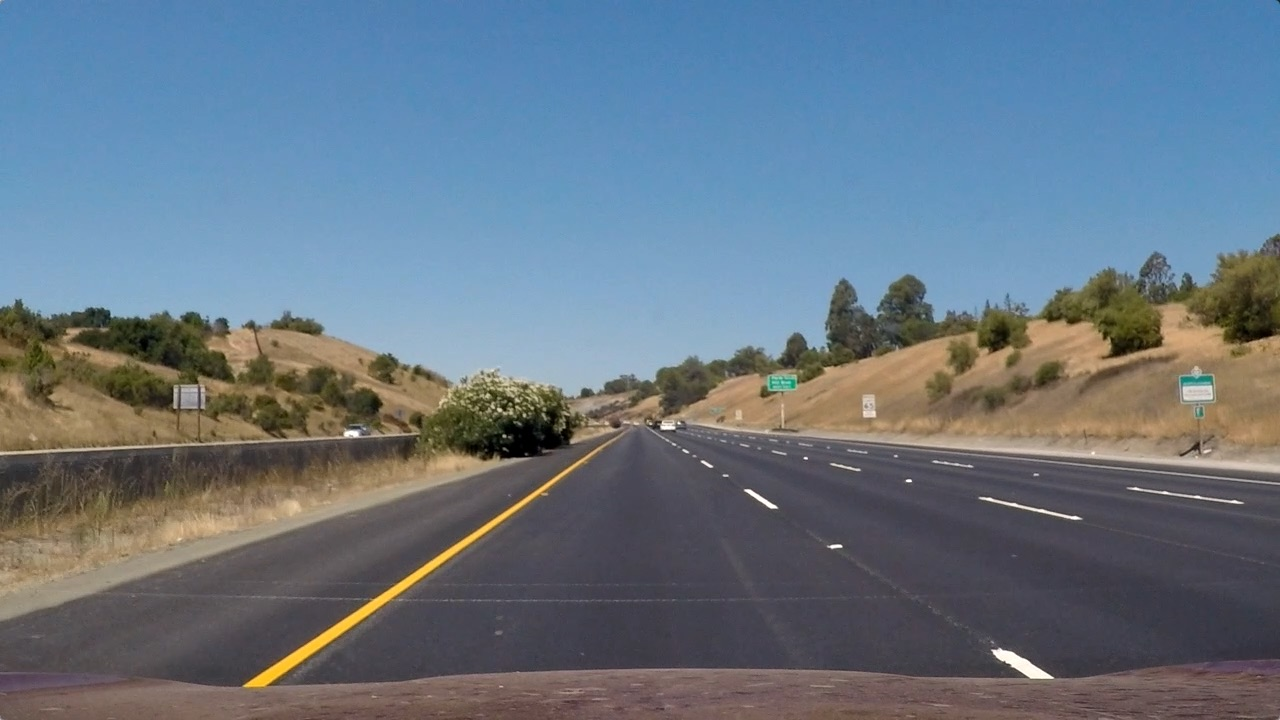
#> input picture Zadatak/test_images/straight_lines1.jpg, 1280 x 720 px
$ python measure_view_length.py   (older library calls are emulated)
#> lines starting #> are read from the running program, lines starting #| are printed output that depends on the picture; after the words box and inside, x2 and y2 are one past the last pixel; in counts of white or black regions, pixels touching at a corner belong together
### Zadatak/lane_finding/calibration.py
import glob
import os

import cv2
import numpy as np

COLS = 9
ROWS = 6

CALIB_SIZE = (1280, 720)

# [49 lines left out: functions find_corners, calibrate_camera, not called in this run]


def save_calibration(path, mtx, dist):
    np.savez(path, mtx=mtx, dist=dist)


def load_calibration(path):
    data = np.load(path)
    return data["mtx"], data["dist"]


def undistort(img, mtx, dist):
    if (img.shape[1], img.shape[0]) != CALIB_SIZE:
        return img
    return cv2.undistort(img, mtx, dist, None, mtx)


def calibration_images(folder):
    return sorted(glob.glob(os.path.join(folder, "calibration*.jpg")))

### Zadatak/lane_finding/perspective.py
import cv2
import numpy as np

PROFILES_SRC = {
    # test_images/straight_lines1.jpg and straight_lines2.jpg (1280x720, hood at y ~ 0.94h)
    "highway_1280": [(0.443, 0.650), (0.557, 0.650), (0.801, 0.940), (0.199, 0.940)],
    # test_images/solidWhiteRight.jpg and solidYellowLeft.jpg (960x540, no hood visible)
    "highway_960": [(0.428, 0.650), (0.572, 0.650), (0.816, 0.940), (0.184, 0.940)],
    # challenge02.mp4: same resolution but the camera is mounted lower (horizon at ~0.61h);
    # points taken from the straight part of the video (frames 300-480)
    "low_camera": [(0.472, 0.676), (0.568, 0.676), (0.772, 0.940), (0.268, 0.940)],
    # challenge03.mp4: mountain road with sharp curves - shorter look-ahead;
    # points taken from the straight part of the video (frame 559)
    "mountain": [(0.393, 0.700), (0.584, 0.700), (0.781, 0.940), (0.195, 0.940)],
}
DST_REL = [(0.35, 0.0), (0.65, 0.0), (0.65, 1.0), (0.35, 1.0)]

ROI_MARGIN = 0.15
ROI_SIDE_DROP = 0.10

# Lane width in the bird's-eye view, relative to the image width
LANE_WIDTH_REL = DST_REL[1][0] - DST_REL[0][0]

def default_profile(img_size):
    w, _ = img_size
    return "highway_960" if w == 960 else "highway_1280"


class Perspective:

    def __init__(self, img_size, profile=None):
        self.w, self.h = img_size
        self.profile = profile or default_profile(img_size)
        self.src = np.float32([[x * self.w, y * self.h] for x, y in PROFILES_SRC[self.profile]])
        self.dst = np.float32([[x * self.w, y * self.h] for x, y in DST_REL])
        self.M = cv2.getPerspectiveTransform(self.src, self.dst)
        self.Minv = cv2.getPerspectiveTransform(self.dst, self.src)
        self.roi_polygon = self._roi_polygon()
        self.roi = self.warp(self._roi_camera(), flags=cv2.INTER_NEAREST)

    def _roi_polygon(self):

        tl, tr, br, bl = self.src
        m = ROI_MARGIN * self.w
        side_y = tl[1] + ROI_SIDE_DROP * self.h
        return np.int32([[tl[0] - m, tl[1]], [tr[0] + m, tr[1]], [self.w - 1, side_y],
                         [self.w - 1, br[1]], [0, bl[1]], [0, side_y]])

    def _roi_camera(self):
        mask = np.zeros((self.h, self.w), np.uint8)
        cv2.fillPoly(mask, [self.roi_polygon], 255)
        return mask

    def warp(self, img, flags=cv2.INTER_LINEAR):
        return cv2.warpPerspective(img, self.M, (self.w, self.h), flags=flags)

    # [4 lines left out: function vehicle_x, not called in this run]

    def unwarp(self, img, flags=cv2.INTER_LINEAR):
        return cv2.warpPerspective(img, self.Minv, (self.w, self.h), flags=flags)


# [7 lines left out: function warper, not called in this run]

### Zadatak/lane_finding/thresholds.py
import cv2
import numpy as np

# Yellow in HSV (OpenCV: H 0-180, S and V 0-255)
YELLOW_LOW = np.array([15, 80, 100])
YELLOW_HIGH = np.array([35, 255, 255])

# Region of the road in front of the car (relative), used for the R histogram.
ROAD_Y = (0.65, 0.92)
ROAD_X = (0.25, 0.75)

R_PERCENTILE = 90       # "bright asphalt" level
R_ABOVE_ROAD = 25       # a marking is at least this much brighter than bright asphalt

R_MIN, R_MAX = 90, 245

TOPHAT_MIN = 20         # minimum local contrast of a marking (with the histogram threshold)
STRONG_TOPHAT = 40      # local contrast that is enough on its own (shadow, concrete)
WHITE_MAX_SAT = 60      # white markings are unsaturated (HSV S, 0-255)

# Yellow in Lab: b channel (128 = neutral grey, higher = more yellow).
YELLOW_B_MIN = 130
YELLOW_B_CONTRAST = 10


def yellow_mask(img):
    hsv = cv2.cvtColor(img, cv2.COLOR_BGR2HSV)
    return cv2.inRange(hsv, YELLOW_LOW, YELLOW_HIGH)


def yellow_lab_mask(img, kernel_width):
    """Yellow as a narrow stripe with higher Lab b than its surroundings."""
    b = cv2.cvtColor(img, cv2.COLOR_BGR2LAB)[:, :, 2]
    kernel = cv2.getStructuringElement(cv2.MORPH_RECT, (kernel_width, 1))
    contrast = cv2.morphologyEx(b, cv2.MORPH_TOPHAT, kernel)
    return cv2.bitwise_and(cv2.inRange(b, YELLOW_B_MIN, 255),
                           cv2.inRange(contrast, YELLOW_B_CONTRAST, 255))


def low_saturation_mask(img, max_sat=WHITE_MAX_SAT):
    hsv = cv2.cvtColor(img, cv2.COLOR_BGR2HSV)
    return cv2.inRange(hsv[:, :, 1], 0, max_sat)


def red_threshold(img, road_y=ROAD_Y, road_x=ROAD_X):

    h, w = img.shape[:2]
    r = img[:, :, 2]   # OpenCV stores images as BGR -> index 2 is R
    road = r[int(road_y[0] * h):int(road_y[1] * h), int(road_x[0] * w):int(road_x[1] * w)]
    return float(np.clip(np.percentile(road, R_PERCENTILE) + R_ABOVE_ROAD, R_MIN, R_MAX))


def red_mask(img, **road):
    _, mask = cv2.threshold(img[:, :, 2], red_threshold(img, **road), 255, cv2.THRESH_BINARY)
    return mask


def tophat_mask(img, kernel_width, min_contrast=TOPHAT_MIN):
    """Narrow bright structures (lane markings) on the R channel."""
    kernel = cv2.getStructuringElement(cv2.MORPH_RECT, (kernel_width, 1))
    tophat = cv2.morphologyEx(img[:, :, 2], cv2.MORPH_TOPHAT, kernel)
    _, mask = cv2.threshold(tophat, min_contrast, 255, cv2.THRESH_BINARY)
    return mask


# [5 lines left out: function sobel_x_mask, not called in this run]


def binary_image(img, kernel_width=None, **road):
    """Final binary image: yellow mask OR white mask (see lane_masks).

    kernel_width - width of the top-hat kernel in pixels; it must be wider than
    a lane marking. In the bird's-eye view all markings have about the same
    width, so the same kernel works for the whole image.
    """
    yellow, white = lane_masks(img, kernel_width, **road)
    return cv2.bitwise_or(yellow, white)


def lane_masks(img, kernel_width=None, **road):
    """(yellow, white) masks; their union is the binary image."""
    blur = cv2.GaussianBlur(img, (5, 5), 0)    # noise removal (02_02_low_pass.py)
    if kernel_width is None:
        kernel_width = int(0.04 * img.shape[1]) | 1
    low_sat = low_saturation_mask(blur)
    white = cv2.bitwise_and(red_mask(blur, **road), tophat_mask(blur, kernel_width))
    white = cv2.bitwise_and(white, low_sat)
    strong = cv2.bitwise_and(tophat_mask(blur, kernel_width, STRONG_TOPHAT), low_sat)
    strong = cv2.bitwise_and(strong, cv2.inRange(blur[:, :, 2], R_MIN, 255))
    white = cv2.bitwise_or(white, strong)
    return (remove_wide_regions(yellow_lab_mask(blur, kernel_width), kernel_width),
            remove_wide_regions(white, kernel_width))


def remove_wide_regions(binary, kernel_width):
    """Remove white regions wider than kernel_width (dry grass, vegetation, cars).

    Opening with a horizontal kernel keeps only regions at least kernel_width
    wide; subtracting them leaves the narrow stripes (binary top-hat).
    """
    kernel = cv2.getStructuringElement(cv2.MORPH_RECT, (kernel_width, 1))
    wide = cv2.morphologyEx(binary, cv2.MORPH_OPEN, kernel)
    return cv2.subtract(binary, wide)

### Zadatak/measure_view_length.py
import os

import cv2
import numpy as np

from lane_finding.calibration import load_calibration, undistort
from lane_finding.perspective import Perspective
from lane_finding.lane_image import ROAD_REGION
from lane_finding.thresholds import binary_image

ROOT = os.path.dirname(os.path.abspath(__file__))
OUT = os.path.normpath(os.path.join(ROOT, "..", "docs"))
DASH_PERIOD_M = 12.19

# (source, frame index for videos or None for images, camera profile)
INPUTS = [("test_images/straight_lines1.jpg", None, None),
          ("test_images/straight_lines2.jpg", None, None),
          ("test_images/test3.jpg", None, None),
          ("test_images/solidWhiteRight.jpg", None, None),
          ("test_images/solidYellowLeft.jpg", None, None)] + \
         [("test_videos/challenge02.mp4", f, "low_camera") for f in range(315, 436, 15)]


def read(path, frame):
    if frame is None:
        return cv2.imread(os.path.join(ROOT, path))
    cap = cv2.VideoCapture(os.path.join(ROOT, path))
    cap.set(cv2.CAP_PROP_POS_FRAMES, frame)
    ok, img = cap.read()
    return img if ok else None


def dash_period(binary, x_rel):
    """Period (px) of the on/off pattern of the line strip around x_rel, or None."""
    h, w = binary.shape
    strip = binary[:, int((x_rel - 0.04) * w):int((x_rel + 0.04) * w)].max(axis=1) > 0
    painted = strip.mean()
    if not 0.15 < painted < 0.8:          # solid line or no line
        return None, painted
    s = strip.astype(float) - painted
    ac = np.correlate(s, s, "full")[h - 1:]
    # a plausible view is 10-40 m long -> the 12.19 m period is 0.3h - 1.2h; shorter lags
    # are the spacing of broken paint inside one dash, not the dash period
    lo, hi = int(0.3 * h), int(0.8 * h)
    lag = lo + int(np.argmax(ac[lo:hi]))
    if ac[lag] < 0.2 * ac[0]:              # no clear periodicity
        return None, painted
    return lag, painted


def main():
    mtx, dist = load_calibration(os.path.join(ROOT, "camera_cal", "calib.npz"))
#> (reads Zadatak/camera_cal/calib.npz from the repository)
    rows, values = [], {}
    for path, frame, profile in INPUTS:
        img = read(path, frame)
#> in read, returned value is the input picture: shape (720, 1280, 3); mean B, G, R 131.2, 117.7, 103.2
        if img is None:
            continue
        img = undistort(img, mtx, dist)
        h, w = img.shape[:2]
        p = Perspective((w, h), profile)
#> in _roi_camera, `cv2.fillPoly(mask, [self.roi_polygon], 255)`:
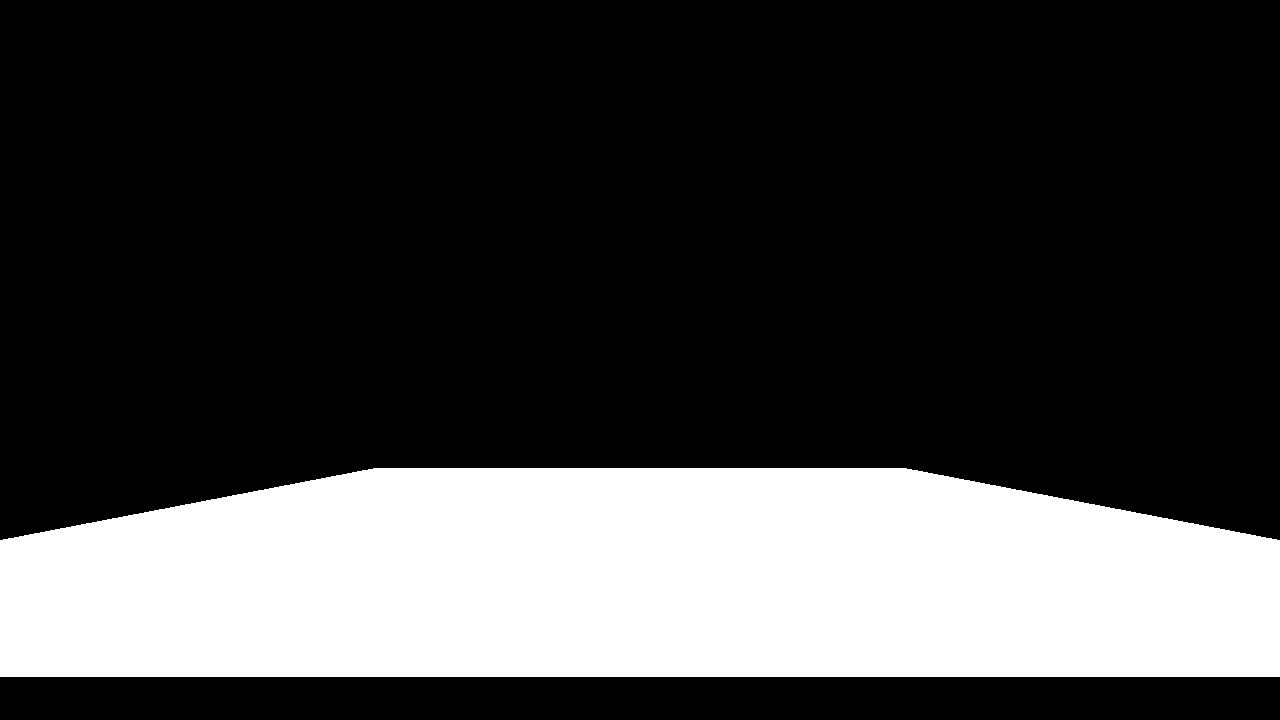
#> mask: shape (720, 1280); 26.1% white; 1 white region, box (x1, y1, x2, y2) and area: (0, 468, 1280, 677) 240448
        binary = binary_image(p.warp(img), **ROAD_REGION)
#> in red_threshold, `road = r[int(road_y[0] * h):int(road_y[1] * h), int(road_x[0] * w):int..`:
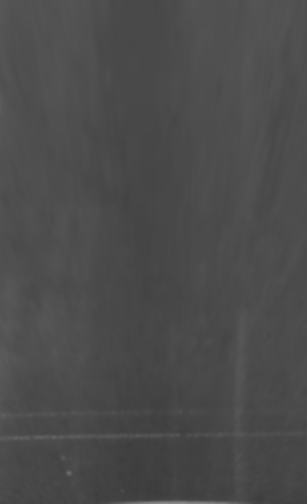
#> road: shape (504, 307); min 60, max 138, mean 75.4
#> in yellow_lab_mask, `b = cv2.cvtColor(img, cv2.COLOR_BGR2LAB)[:, :, 2]`:
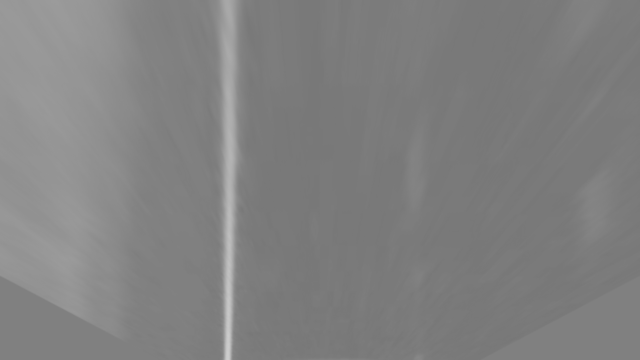
#> b: shape (720, 1280) (shown at 1/2 size); min 119, max 205, mean 128.7
#> in binary_image, `return cv2.bitwise_or(yellow, white)`:
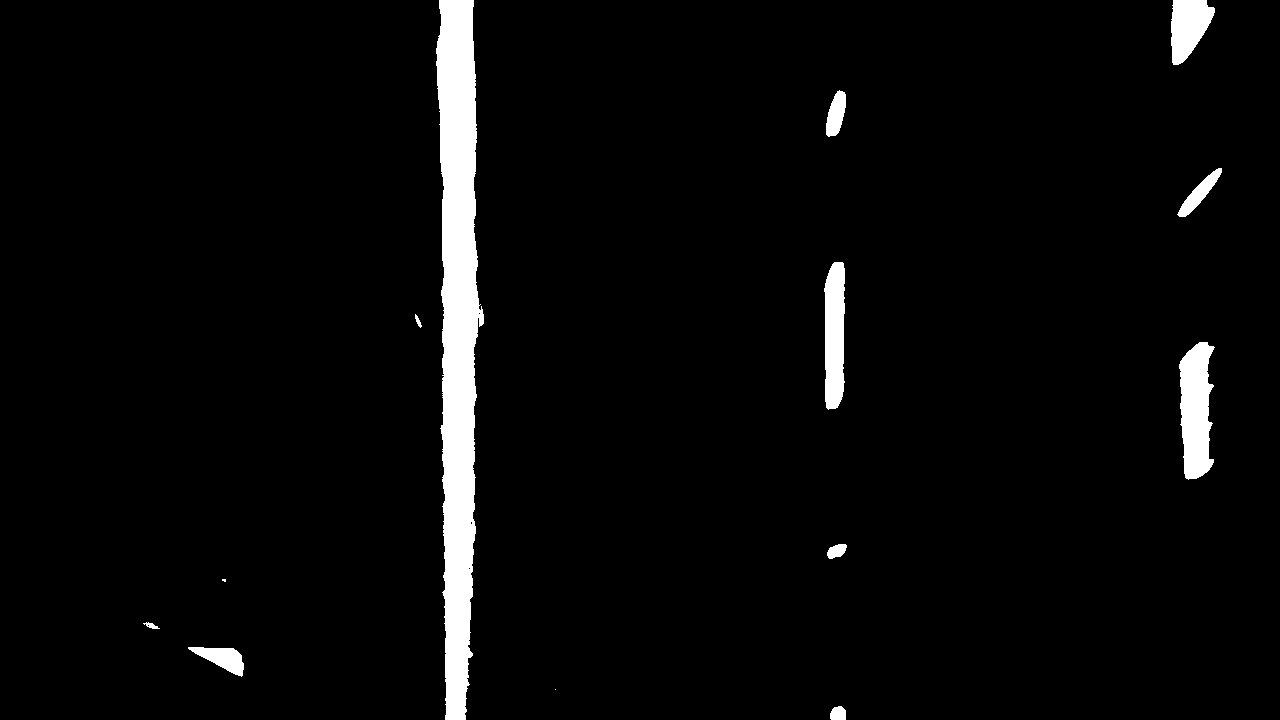
#> returned value: shape (720, 1280); 3.7% white; 13 white regions (2 under 20 px), largest, box (x1, y1, x2, y2) and area: (436, 0, 484, 720) 22882, (1179, 342, 1215, 480) 3641, (824, 262, 845, 410) 2669
        for side, x in (("left", 0.35), ("right", 0.65)):
            period, painted = dash_period(binary, x)
            if period is None:
                continue
            length = DASH_PERIOD_M * h / period
            name = os.path.basename(path) + ("" if frame is None else f" #{frame}")
            rows.append(f"| {name} | {p.profile} | {side} | {painted:.2f} | {period} | {length:.1f} |")
            values.setdefault(p.profile, []).append(length)
#> this loop made 2 passes
#> painted on pass 1: 1
#> after the loop, rows = []; values = 0 items
#> pass 2 of the loop in main, `for path, frame, profile in INPUTS:`:
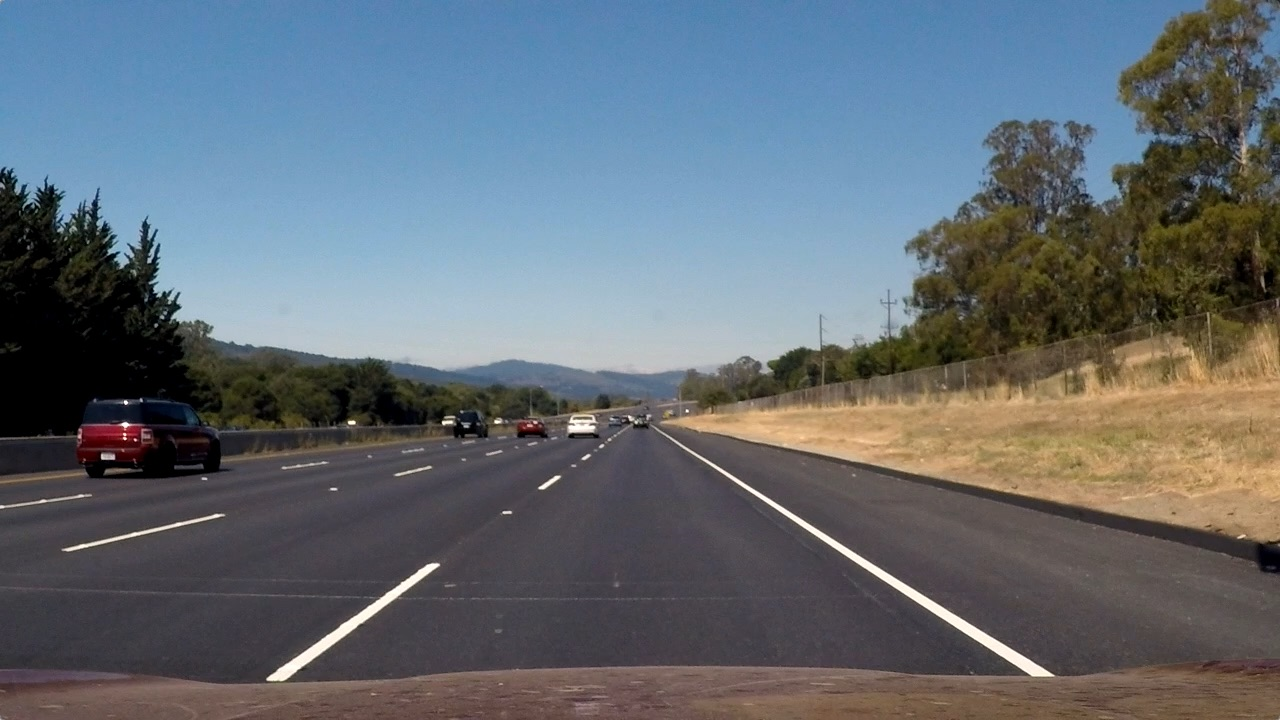
#> input picture Zadatak/test_images/straight_lines2.jpg, 1280 x 720 px
#> in read, returned value is the input picture: shape (720, 1280, 3); mean B, G, R 115.1, 107.7, 99.4
#> in low_saturation_mask (call 2), `return cv2.inRange(hsv[:, :, 1], 0, max_sat)`:
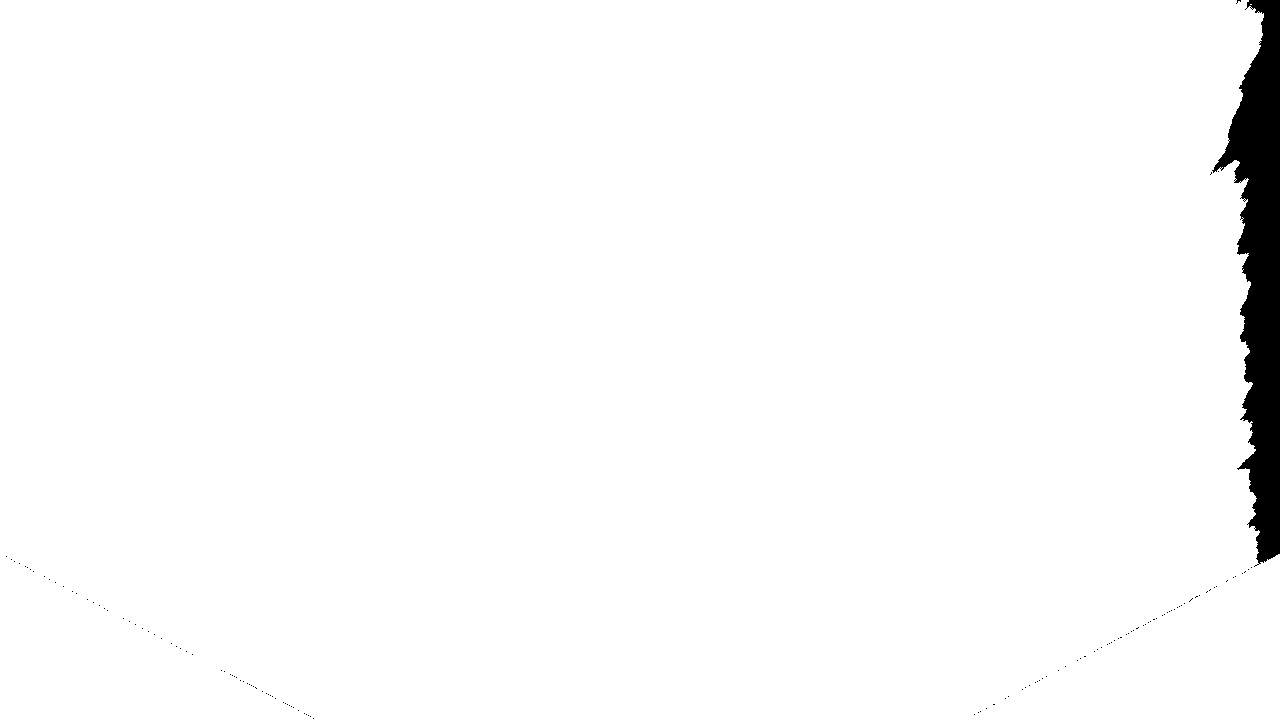
#> returned value: shape (720, 1280); 97.9% white; 130 black regions (129 under 20 px), largest, box (x1, y1, x2, y2) and area: (1212, 0, 1280, 567) 19047
#> in binary_image (call 2), `return cv2.bitwise_or(yellow, white)`:
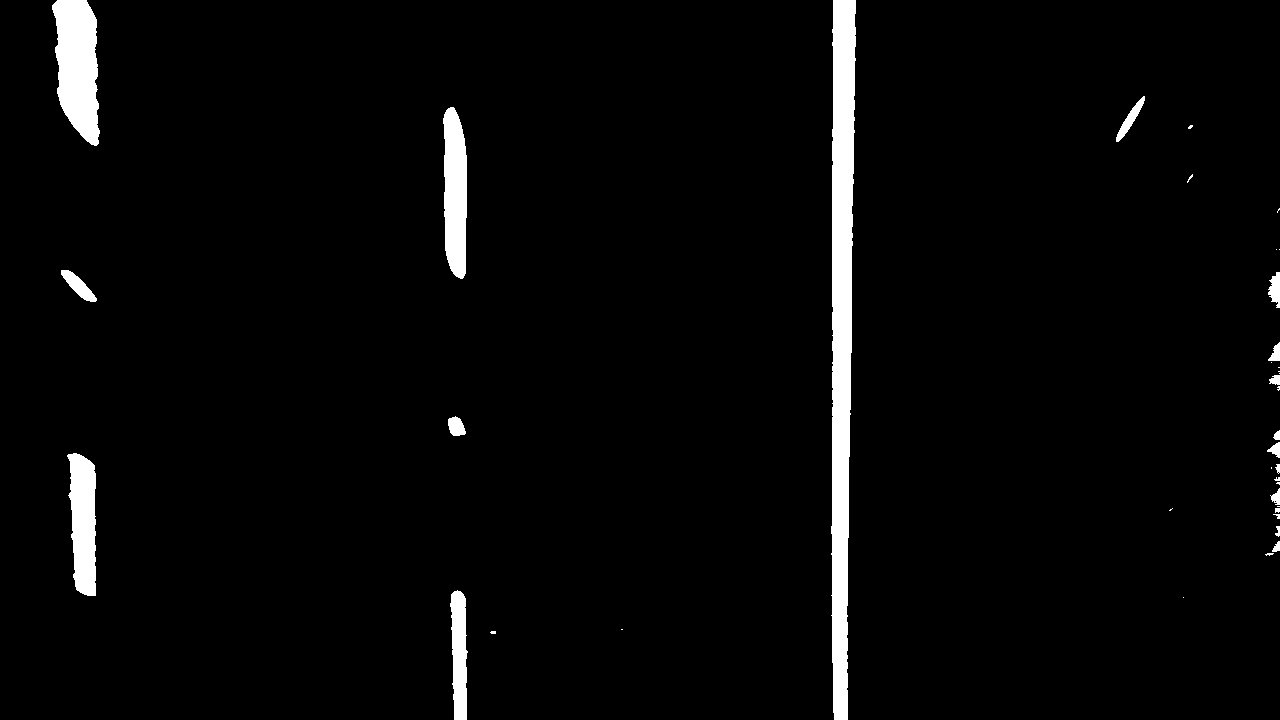
#> returned value: shape (720, 1280); 3.2% white; 38 white regions (20 under 20 px), largest, box (x1, y1, x2, y2) and area: (831, 0, 856, 720) 13588, (52, 0, 100, 146) 5082, (443, 107, 467, 279) 3399
#> the loop in main, `for side, x in (("left", 0.35), ("right", 0.65)):` made 2 passes
#> (painted, lag in dash_period, period, length) on pass 1: (0.447, 483, 483, 18.17)
#> after the loop in main, `for side, x in (("left", 0.35), ("right", 0.65)):`: rows = 1 item; values = {'highway_1280': [18.17]}

    lines = ["| Input | Profile | Dashed line | Painted share | Period (px) | View length (m) |",
             "|---|---|---|---|---|---|", *rows, "",
             "| Profile | n | Median (m) | Min - max (m) |", "|---|---|---|---|"]
    for profile, v in values.items():
        lines.append(f"| {profile} | {len(v)} | {np.median(v):.1f} | {min(v):.1f} - {max(v):.1f} |")
    text = "\n".join(lines)
    with open(os.path.join(OUT, "view_length.md"), "w") as f:
        f.write(text + "\n")
    print(text)


if __name__ == "__main__":
#> (the run stopped early here; a loop or call above may not have finished)
